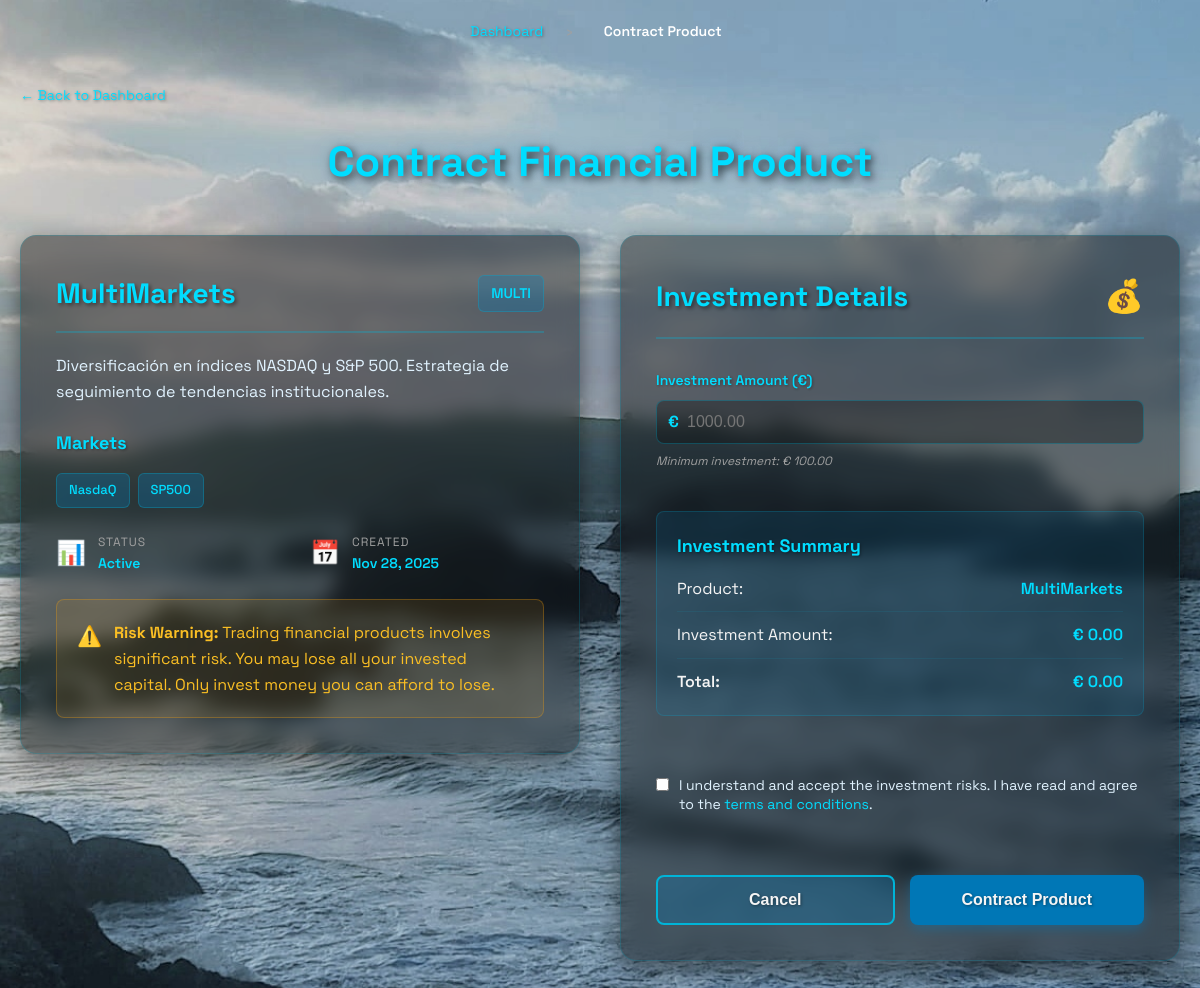
The app's page /contratar-producto/3/ (signed in) with its own data.
### appKairos/models.py (models this page shows, shortened)
class Producto(models.Model):
    nombre = models.CharField(max_length=200)
    descripcion = models.TextField(blank=True, null=True)
    codigo = models.CharField(max_length=50, unique=True)
    fecha_creacion = models.DateTimeField(auto_now_add=True)
    activo = models.BooleanField(default=True)
    mercados = models.ManyToManyField(
        Mercado,
        related_name='productos',
        help_text="Mercados en los que opera este producto"
    )
    class Meta:
        verbose_name = 'Producto'
        verbose_name_plural = 'Productos'
        ordering = ['nombre']

class Mercado(models.Model):
    nombre = models.CharField(max_length=50, unique=True)
    codigo = models.CharField(max_length=20, unique=True)
    descripcion = models.TextField(blank=True, null=True)
    activo = models.BooleanField(default=True)
    class Meta:
        verbose_name = 'Mercado'
        verbose_name_plural = 'Mercados'

### appKairos/views.py (the view)
# urls.py: path('contratar-producto/<int:producto_id>/', views.contratar_producto_view, name='contratar_producto'),
@login_required
def contratar_producto_view(request, producto_id):
    producto = get_object_or_404(Producto, id=producto_id, activo=True)
    if request.method == 'POST':
        form = ContratarProductoForm(request.POST)
        if form.is_valid():
            contrato = form.save(commit=False)
            contrato.usuario = request.user
            contrato.producto = producto
            contrato.capital_actual = contrato.monto_invertido
            contrato.save()
            Resultado.objects.create(
                usuario=request.user,
                producto_contratado=contrato,
                mes=timezone.now().strftime('%B'),
                anio=timezone.now().year,
                capital_mes=contrato.capital_actual,
                fecha=timezone.now()
            )
            messages.success(request, f'Producto "{producto.nombre}" contratado exitosamente.')
            return redirect('appKairos:dashboard')
    else:
        qr_code_base64 = None
        form = ContratarProductoForm(initial={'producto': producto})
    context = {
        'form': form,
        'producto': producto
    }
    return render(request, 'contratar_producto.html', context)

### appKairos/forms.py (shortened to what this page needs)
class ContratarProductoForm(forms.ModelForm):
    monto_invertido = forms.DecimalField(
        label='Monto a invertir (€)',
        max_digits=12,
        decimal_places=2,
        min_value=100,
        widget=forms.NumberInput(attrs={
            'class': 'form-control',
            'placeholder': '1000.00',
            'step': '0.01'
        }),
        help_text='Monto mínimo: €100.00'
    )
    acepto_riesgos = forms.BooleanField(
        label='Entiendo y acepto los riesgos de inversión',
        required=True,
        widget=forms.CheckboxInput(attrs={
            'class': 'form-check-input'
        })
    )
    class Meta:
        model = ProductoContratado
        fields = ['producto', 'monto_invertido']
        widgets = {
            'producto': forms.Select(attrs={
                'class': 'form-control'
            })
        }

### appKairos/templates/contratar_producto.html (shortened to what this page needs)
{% extends 'base.html' %}
{% load static %}
{% block extra_css %}
<link rel="stylesheet" href="{% static 'css/contratar.css' %}">
{% endblock %}
{% block content %}
<nav class="breadcrumb">
  <a href="{% url 'appKairos:dashboard' %}">Dashboard</a>
  <span>›</span>
  <span class="current">Contract Product</span>
</nav>
<main class="contratar-main">
  <div class="contratar-container">
    <div class="back-link">
      <a href="{% url 'appKairos:dashboard' %}">← Back to Dashboard</a>
      </div>
    <h1>Contract Financial Product</h1>
    <div class="contratar-grid">
      <section class="product-info-section">
        <div class="product-header">
          <h2>{{ producto.nombre }}</h2>
          <span class="product-badge">{{ producto.codigo }}</span>
        </div>
        <div class="product-description">
          <p>{{ producto.descripcion }}</p>
        </div>
        <div class="product-details">
          <h3>Markets</h3>
          <div class="markets-list">
            {% for mercado in producto.mercados.all %}
              <span class="market-badge">{{ mercado.codigo }}</span>
            {% endfor %}
          </div>
        </div>
        <div class="product-stats">
          <div class="stat-item">
            <span class="stat-icon">📊</span>
            <div>
              <p class="stat-label">Status</p>
              <p class="stat-value">{{ producto.activo|yesno:"Active,Inactive" }}</p>
            </div>
          </div>
          <div class="stat-item">
            <span class="stat-icon">📅</span>
            <div>
              <p class="stat-label">Created</p>
              <p class="stat-value">{{ producto.fecha_creacion|date:"M d, Y" }}</p>
            </div>
          </div>
        </div>
        <div class="risk-warning">
          <span class="warning-icon">⚠️</span>
          <div>
            <strong>Risk Warning:</strong> Trading financial products involves significant risk. You may lose all your invested capital. Only invest money you can afford to lose.
          </div>
        </div>
      </section>
      <section class="contract-form-section">
        <div class="form-header">
          <h2>Investment Details</h2>
          <span class="form-icon">💰</span>
        </div>
        <form method="POST" class="contratar-form" id="contractForm">
          <div class="form-group">
            <label for="monto_invertido">Investment Amount (€)</label>
            <div class="amount-input-wrapper">
              <span class="currency-symbol">€</span>
              <input
                type="number"
                id="monto_invertido"
                name="monto_invertido"
                min="100"
                step="0.01"
                placeholder="1000.00"
                required
              >
            </div>
            <span class="help-text">Minimum investment: € 100.00</span>
          </div>
          <div class="investment-summary">
            <h3>Investment Summary</h3>
            <div class="summary-row">
              <span>Product:</span>
              <span class="summary-value">{{ producto.nombre }}</span>
            </div>
            <div class="summary-row">
              <span>Investment Amount:</span>
              <span class="summary-value" id="summaryAmount">€ 0.00</span>
            </div>
            <div class="summary-row total">
              <span>Total:</span>
              <span class="summary-value" id="summaryTotal">€ 0.00</span>
            </div>
          </div>
          <div class="form-check">
            <input
              type="checkbox"
              id="acepto_riesgos"
              name="acepto_riesgos"
              required
            >
            <label for="acepto_riesgos">
              I understand and accept the investment risks. I have read and agree to the <a href="#" target="_blank">terms and conditions</a>.
            </label>
          </div>
          <div class="form-actions">
            <button type="button" onclick="window.history.back()" class="btn-secondary">Cancel</button>
            <button type="submit" class="btn-primary" id="submitBtn">Contract Product</button>
          </div>
        </form>
      </section>
    </div>
  </div>
</main>
{% endblock %}

### appKairos/static/css/headerfooter.css (style rules this page uses)
nav { display: flex; align-items: center; gap: 15px; }

### records on screen
Producto: nombre "MultiMarkets", codigo "MULTI", descripcion "Diversificación en índices NASDAQ y S&P 500. Estrategia de seguimiento de tendencias institucionales.", activo "Active", fecha_creacion "Nov 28, 2025"
Mercado: codigo "NasdaQ"
Mercado: codigo "SP500"
